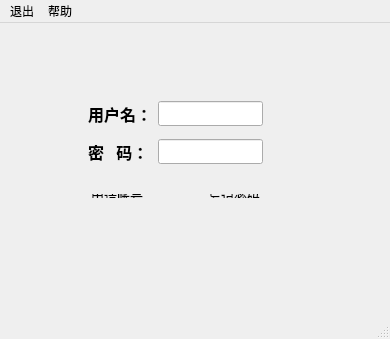
<?xml version="1.0" encoding="UTF-8"?>
<ui version="4.0">
 <class>Sign_in</class>
 <widget class="QMainWindow" name="Sign_in">
  <property name="geometry">
   <rect>
    <x>0</x>
    <y>0</y>
    <width>390</width>
    <height>339</height>
   </rect>
  </property>
  <property name="font">
   <font>
    <family>微软雅黑</family>
    <pointsize>9</pointsize>
    <weight>50</weight>
    <bold>false</bold>
   </font>
  </property>
  <property name="windowTitle">
   <string>Sign_in</string>
  </property>
  <widget class="QWidget" name="centralWidget">
   <widget class="QWidget" name="wid_password" native="true">
    <property name="geometry">
     <rect>
      <x>40</x>
      <y>60</y>
      <width>271</width>
      <height>101</height>
     </rect>
    </property>
    <property name="sizePolicy">
     <sizepolicy hsizetype="Preferred" vsizetype="Fixed">
      <horstretch>0</horstretch>
      <verstretch>0</verstretch>
     </sizepolicy>
    </property>
    <layout class="QGridLayout" name="gridLayout">
     <item row="1" column="0">
      <spacer name="horizontalSpacer_3">
       <property name="orientation">
        <enum>Qt::Horizontal</enum>
       </property>
       <property name="sizeHint" stdset="0">
        <size>
         <width>40</width>
         <height>20</height>
        </size>
       </property>
      </spacer>
     </item>
     <item row="1" column="3">
      <spacer name="horizontalSpacer_4">
       <property name="orientation">
        <enum>Qt::Horizontal</enum>
       </property>
       <property name="sizeHint" stdset="0">
        <size>
         <width>40</width>
         <height>20</height>
        </size>
       </property>
      </spacer>
     </item>
     <item row="0" column="2">
      <widget class="QLineEdit" name="job_id">
       <property name="echoMode">
        <enum>QLineEdit::Normal</enum>
       </property>
      </widget>
     </item>
     <item row="1" column="1">
      <widget class="QLabel" name="label_password">
       <property name="font">
        <font>
         <family>微软雅黑</family>
         <pointsize>12</pointsize>
         <weight>75</weight>
         <bold>true</bold>
        </font>
       </property>
       <property name="text">
        <string>密   码：</string>
       </property>
      </widget>
     </item>
     <item row="0" column="3">
      <spacer name="horizontalSpacer_2">
       <property name="orientation">
        <enum>Qt::Horizontal</enum>
       </property>
       <property name="sizeHint" stdset="0">
        <size>
         <width>40</width>
         <height>20</height>
        </size>
       </property>
      </spacer>
     </item>
     <item row="0" column="0">
      <spacer name="horizontalSpacer">
       <property name="orientation">
        <enum>Qt::Horizontal</enum>
       </property>
       <property name="sizeHint" stdset="0">
        <size>
         <width>40</width>
         <height>20</height>
        </size>
       </property>
      </spacer>
     </item>
     <item row="1" column="2">
      <widget class="QLineEdit" name="password">
       <property name="echoMode">
        <enum>QLineEdit::Password</enum>
       </property>
      </widget>
     </item>
     <item row="0" column="1">
      <widget class="QLabel" name="label_user">
       <property name="font">
        <font>
         <pointsize>12</pointsize>
         <weight>75</weight>
         <bold>true</bold>
        </font>
       </property>
       <property name="frameShape">
        <enum>QFrame::NoFrame</enum>
       </property>
       <property name="text">
        <string>用户名：</string>
       </property>
      </widget>
     </item>
    </layout>
   </widget>
   <widget class="QWidget" name="wid_sq" native="true">
    <property name="geometry">
     <rect>
      <x>50</x>
      <y>160</y>
      <width>251</width>
      <height>26</height>
     </rect>
    </property>
    <layout class="QHBoxLayout" name="horizontalLayout">
     <item>
      <spacer name="horizontalSpacer_6">
       <property name="orientation">
        <enum>Qt::Horizontal</enum>
       </property>
       <property name="sizeHint" stdset="0">
        <size>
         <width>40</width>
         <height>20</height>
        </size>
       </property>
      </spacer>
     </item>
     <item>
      <widget class="QLabel" name="label_sq">
       <property name="font">
        <font>
         <pointsize>10</pointsize>
        </font>
       </property>
       <property name="cursor">
        <cursorShape>OpenHandCursor</cursorShape>
       </property>
       <property name="text">
        <string>申请账号</string>
       </property>
      </widget>
     </item>
     <item>
      <spacer name="horizontalSpacer_8">
       <property name="orientation">
        <enum>Qt::Horizontal</enum>
       </property>
       <property name="sizeHint" stdset="0">
        <size>
         <width>40</width>
         <height>20</height>
        </size>
       </property>
      </spacer>
     </item>
     <item>
      <spacer name="horizontalSpacer_5">
       <property name="orientation">
        <enum>Qt::Horizontal</enum>
       </property>
       <property name="sizeHint" stdset="0">
        <size>
         <width>40</width>
         <height>20</height>
        </size>
       </property>
      </spacer>
     </item>
     <item>
      <widget class="QLabel" name="label_wj">
       <property name="font">
        <font>
         <pointsize>10</pointsize>
        </font>
       </property>
       <property name="cursor">
        <cursorShape>OpenHandCursor</cursorShape>
       </property>
       <property name="layoutDirection">
        <enum>Qt::LeftToRight</enum>
       </property>
       <property name="text">
        <string>忘记密码</string>
       </property>
      </widget>
     </item>
     <item>
      <spacer name="horizontalSpacer_7">
       <property name="orientation">
        <enum>Qt::Horizontal</enum>
       </property>
       <property name="sizeHint" stdset="0">
        <size>
         <width>40</width>
         <height>20</height>
        </size>
       </property>
      </spacer>
     </item>
    </layout>
   </widget>
  </widget>
  <widget class="QStatusBar" name="statusBar"/>
  <widget class="QMenuBar" name="menuBar">
   <property name="geometry">
    <rect>
     <x>0</x>
     <y>0</y>
     <width>390</width>
     <height>23</height>
    </rect>
   </property>
   <widget class="QMenu" name="menu">
    <property name="title">
     <string>帮助</string>
    </property>
    <addaction name="actionlianxi"/>
   </widget>
   <widget class="QMenu" name="menu_2">
    <property name="title">
     <string>退出</string>
    </property>
   </widget>
   <addaction name="menu_2"/>
   <addaction name="menu"/>
  </widget>
  <action name="actionlxwm">
   <property name="text">
    <string>联系我们</string>
   </property>
   <property name="font">
    <font>
     <family>微软雅黑</family>
     <pointsize>10</pointsize>
     <weight>50</weight>
     <bold>false</bold>
    </font>
   </property>
  </action>
  <action name="actionlx">
   <property name="text">
    <string>lx</string>
   </property>
  </action>
  <action name="actionlx_2">
   <property name="enabled">
    <bool>true</bool>
   </property>
   <property name="text">
    <string>联系</string>
   </property>
   <property name="font">
    <font>
     <family>微软雅黑</family>
     <kerning>false</kerning>
    </font>
   </property>
   <property name="menuRole">
    <enum>QAction::TextHeuristicRole</enum>
   </property>
  </action>
  <action name="actionlianxi">
   <property name="text">
    <string>联系我们</string>
   </property>
  </action>
 </widget>
 <layoutdefault spacing="6" margin="11"/>
 <resources/>
 <connections/>
</ui>
